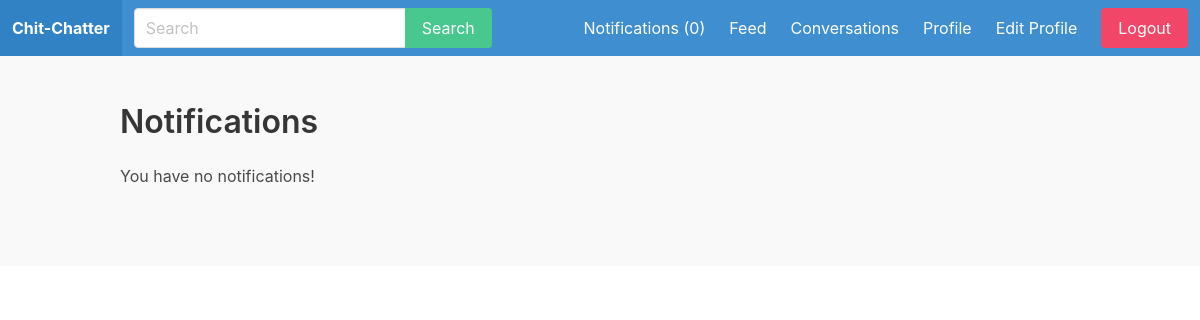
/notifications/ (signed in), run on an earlier commit of the app's database.
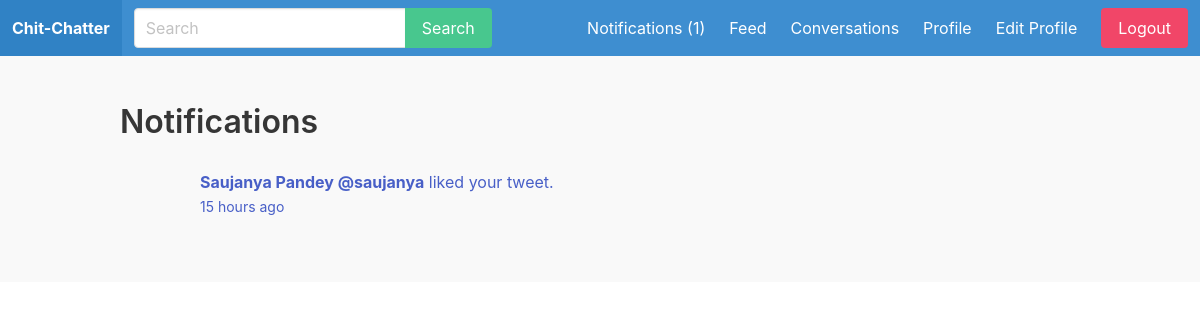
And on a later commit of the database.
### apps/notification/models.py (models this page shows, shortened)
class Notification(models.Model):
  MESSAGE = 'message'
  FOLLOWER = 'follower'
  LIKE = 'like'
  MENTION = 'mention'
  CHOICES = (
    (MESSAGE, 'Message'),
    (FOLLOWER, 'Follower'),
    (LIKE, 'Like'),
    (MENTION, 'Mention'),
  )
  to_user = models.ForeignKey(User, on_delete=models.CASCADE, related_name='notifications')
  notification_type = models.CharField(max_length=20, choices=CHOICES)
  is_read = models.BooleanField(default=False)
  created_by = models.ForeignKey(User, on_delete=models.CASCADE, related_name='notification_creator')
  created_at = models.DateTimeField(auto_now_add=True)
  class Meta:
    ordering = ['-created_at']

### apps/notification/views.py (the view, shortened to what this page needs)
# urls.py: path('notifications/', notifications, name='notifications'),
@login_required
def notifications(request):
  goto = request.GET.get('goto', '')
  notification_id = request.GET.get('id', 0)
  return render(request, 'notification/notifications.html')

### apps/notification/context_processors.py (called while the page is built)
def notifications(request):
  if request.user.is_authenticated:
    return {'notifications': request.user.notifications.filter(is_read=False)}
  else:
    return {'notifications': []}

### apps/notification/templates/notification/notifications.html (shortened to what this page needs)
{% extends 'core/base.html' %}
  {% load humanize %}
  {% block content %}
    <div class="container">
      <div class="columns">
        <div class="column is-12">
          <h1 class="title">
            Notifications
          </h1>
          {% if not notifications %}
            <p>You have no notifications!</p>
          {% endif %}
          <div class="wrapper-tweets">
            {% for notification in notifications %}
              <article class="media">
                <figure class="media-left">
                  <p class="image is-64x64">
                  </p>
                </figure>
                <div class="media-content">
                  <div class="content">
                    <p>
                      {% if notification.notification_type == 'message' %}
                        <a href="{% url 'notifications' %}?goto=conversation&id={{ notification.id }}">
                          <strong>{{ notification.created_by.first_name }} {{ notification.created_by.last_name }} @{{ notification.created_by.username }}</strong>
                          sent you a message.
                          <br>
                          <small>{{ notification.created_at|naturaltime }}</small>
                        </a>
                      {% elif notification.notification_type == 'like' %}
                        <a href="{% url 'notifications' %}?goto=user_profile&id={{ notification.id }}">
                          <strong>{{ notification.created_by.first_name }} {{ notification.created_by.last_name }} @{{ notification.created_by.username }}</strong>
                          liked your tweet.
                          <br>
                          <small>{{ notification.created_at|naturaltime }}</small>
                        </a>
                      {% endif %}
                    </p>
                  </div>
                </div>
              </article>
            {% endfor %}
          </div>
        </div>
      </div>
    </div>
  {% endblock %}

What changed in the data, as far as the page shows it:
added Notification: created_by.first_name "Saujanya", created_by.last_name "Pandey", created_by.username "saujanya", created_at "15 hours ago"
Also different on the page:
{{ notifications.count }}: "0" → "1"
text no longer shown: "You have no notifications!"
